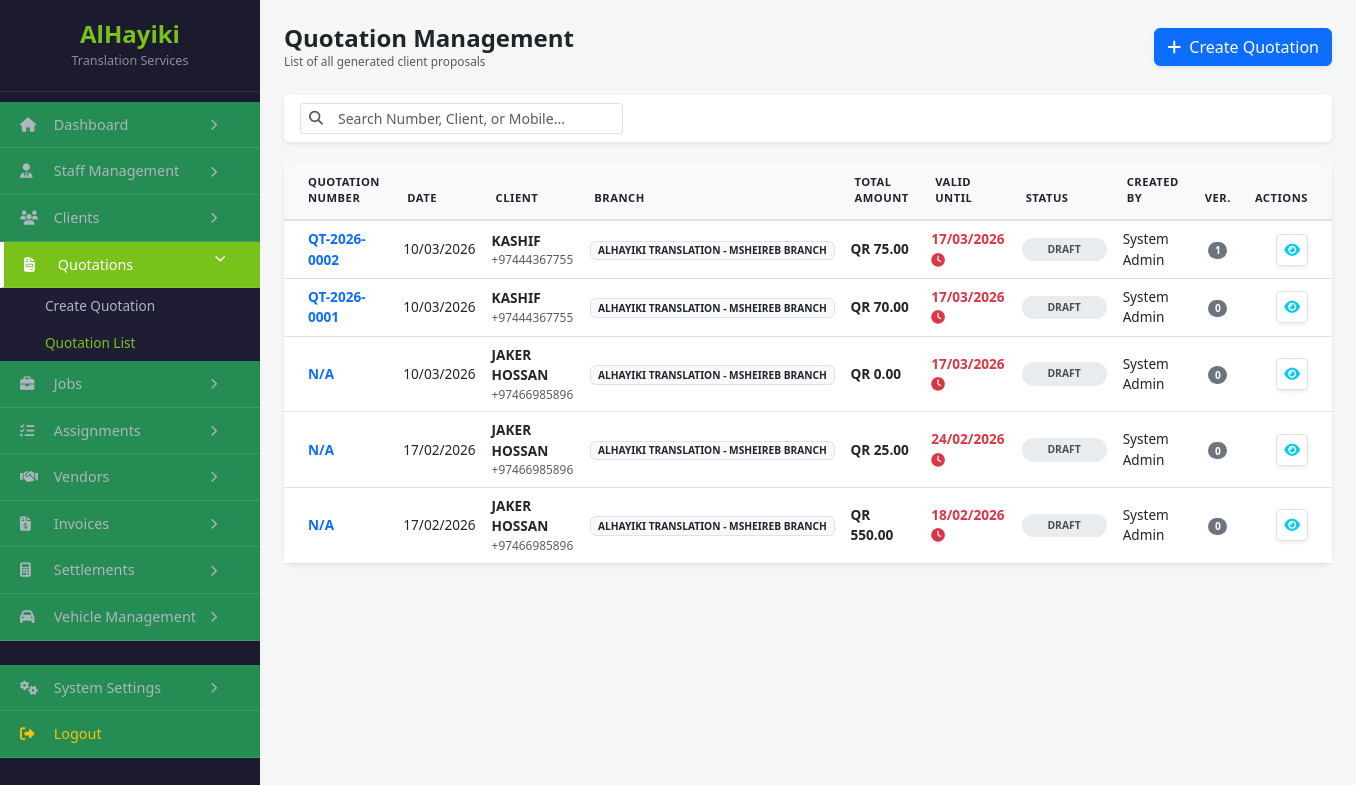
/manage_quotations.php (signed in), run on the app's committed database.
### tables this page shows
CREATE TABLE `quotations` (
  `id` int(11) NOT NULL,
  `quote_no` varchar(50) NOT NULL,
  `client_id` int(11) NOT NULL,
  `branch_id` int(11) DEFAULT 1,
  `receiving_method` varchar(50) DEFAULT 'Walk-in',
  `whatsapp_number_id` int(11) DEFAULT NULL,
  `client_ref` varchar(100) DEFAULT NULL,
  `quotation_for` text DEFAULT NULL,
  `valid_until` date DEFAULT NULL,
  `sub_total` decimal(15,2) DEFAULT 0.00,
  `discount` decimal(15,2) DEFAULT 0.00,
  `grand_total` decimal(15,2) DEFAULT 0.00,
  `deadline` datetime DEFAULT NULL,
  `delivery_info` text DEFAULT NULL,
  `additional_notes` text DEFAULT NULL,
  `payment_terms` text DEFAULT NULL,
  `status` enum('Draft','In Progress','Approved','Rejected','Converted','Cancelled') DEFAULT 'Draft',
  `created_by` int(11) NOT NULL,
  `created_at` datetime DEFAULT current_timestamp(),
  `updated_at` datetime DEFAULT NULL ON UPDATE current_timestamp()
);

CREATE TABLE `clients` (
  `id` int(11) NOT NULL,
  `client_type` enum('Individual','Company') NOT NULL,
  `name` varchar(150) NOT NULL,
  `nationality` varchar(100) DEFAULT NULL,
  `qid_passport` varchar(50) DEFAULT NULL,
  `gender` enum('Male','Female','Other') DEFAULT NULL,
  `company_name` varchar(150) DEFAULT NULL,
  `position` varchar(100) DEFAULT NULL,
  `contact_person` varchar(100) DEFAULT NULL,
  `cr_number` varchar(50) DEFAULT NULL,
  `cr_expiry` date DEFAULT NULL,
  `vat_number` varchar(50) DEFAULT NULL,
  `mobile_primary` varchar(20) NOT NULL,
  `mobile_secondary` varchar(20) DEFAULT NULL,
  `landline` varchar(20) DEFAULT NULL,
  `email` varchar(100) DEFAULT NULL,
  `last_job_date` datetime DEFAULT NULL,
  `website` varchar(255) DEFAULT NULL,
  `address` text DEFAULT NULL,
  `city` varchar(100) DEFAULT NULL,
  `country` varchar(100) DEFAULT 'Qatar',
  `requires_lpo` tinyint(1) DEFAULT 0,
  `has_contract` tinyint(1) DEFAULT 0,
  `contract_start` date DEFAULT NULL,
  `contract_expiry` date DEFAULT NULL,
  `contract_file_path` varchar(255) DEFAULT NULL,
  `delivery_prefs` set('Digital','Office_Collection','Client_Location','On_Request') DEFAULT NULL,
  `internal_notes` text DEFAULT NULL,
  `tags` varchar(255) DEFAULT NULL,
  `is_vip` tinyint(1) DEFAULT 0,
  `status` enum('Active','On Hold','Inactive') DEFAULT 'Active',
  `is_archived` tinyint(1) DEFAULT 0,
  `created_by` int(11) DEFAULT NULL,
  `branch_id` int(11) DEFAULT NULL,
  `is_active` tinyint(1) DEFAULT 1,
  `activity_level` enum('One-Time','Occasional','Regular','Frequent') DEFAULT 'One-Time'
);

CREATE TABLE `branches` (
  `id` int(11) NOT NULL,
  `name` varchar(100) NOT NULL,
  `branch_code` varchar(20) DEFAULT NULL,
  `is_main_branch` tinyint(1) DEFAULT 0,
  `parent_company` varchar(100) DEFAULT NULL,
  `status` enum('Active','Inactive') DEFAULT 'Active',
  `landline` varchar(20) DEFAULT NULL,
  `mobile_numbers` text DEFAULT NULL,
  `emails` text DEFAULT NULL,
  `website` varchar(100) DEFAULT NULL,
  `area` varchar(100) DEFAULT NULL,
  `street_name` varchar(100) DEFAULT NULL,
  `building_number` varchar(20) DEFAULT NULL,
  `zone_number` varchar(20) DEFAULT NULL,
  `city` varchar(50) DEFAULT NULL,
  `country` varchar(50) DEFAULT 'State of Qatar',
  `po_box` varchar(20) DEFAULT NULL,
  `kahramaa_number` varchar(50) DEFAULT NULL,
  `water_number` varchar(50) DEFAULT NULL,
  `google_maps_link` text DEFAULT NULL,
  `legal_documents` longtext DEFAULT NULL CHECK (json_valid(`legal_documents`)),
  `manager_id` int(11) DEFAULT NULL,
  `cr_number` varchar(50) DEFAULT NULL,
  `cr_issue_date` date DEFAULT NULL,
  `cr_expiry_date` date DEFAULT NULL,
  `license_number` varchar(50) DEFAULT NULL,
  `license_expiry_date` date DEFAULT NULL,
  `fire_safety_number` varchar(50) DEFAULT NULL,
  `fire_safety_expiry` date DEFAULT NULL,
  `computer_card_number` varchar(50) DEFAULT NULL,
  `computer_card_expiry` date DEFAULT NULL,
  `chamber_number` varchar(50) DEFAULT NULL,
  `chamber_expiry` date DEFAULT NULL,
  `lease_number` varchar(50) DEFAULT NULL,
  `lease_expiry` date DEFAULT NULL,
  `created_at` timestamp NOT NULL DEFAULT current_timestamp()
);

CREATE TABLE `users` (
  `id` int(11) NOT NULL,
  `staff_profile_id` int(11) DEFAULT NULL,
  `username` varchar(50) DEFAULT NULL,
  `password` varchar(255) DEFAULT NULL,
  `full_name` varchar(150) DEFAULT NULL,
  `role` varchar(255) DEFAULT NULL,
  `branch_id` int(11) DEFAULT NULL,
  `permissions` text DEFAULT NULL,
  `account_status` enum('Active','Locked') DEFAULT 'Active',
  `last_login` datetime DEFAULT NULL
);

### manage_quotations.php (the view, shortened to what this page needs)
<?php
include 'db.php';
$sql = "SELECT q.*,
        COALESCE(NULLIF(c.company_name, ''), c.name) AS client_name,
        c.mobile_primary,
        b.name as branch_name,
        u.full_name as creator_name,
        (SELECT COUNT(*) FROM quotation_versions qv WHERE qv.quote_id = q.id) as version_count
        FROM quotations q
        LEFT JOIN clients c ON q.client_id = c.id
        LEFT JOIN branches b ON q.branch_id = b.id
        LEFT JOIN users u ON q.created_by = u.id";
$sql .= " ORDER BY q.id DESC";
$quotations = $pdo->query($sql)->fetchAll();
?>
<!DOCTYPE html>
<html lang="en">
<head>
    <link href="https://cdn.jsdelivr.net/npm/bootstrap@5.3.0/dist/css/bootstrap.min.css" rel="stylesheet">
    <link rel="stylesheet" href="https://cdnjs.cloudflare.com/ajax/libs/font-awesome/6.4.0/css/all.min.css">
</head>
<body>
<div class="d-flex">
    <?php include 'sidebar.php'; ?>
    <div class="container-fluid p-4">
        <div class="d-flex justify-content-between align-items-center mb-4">
            <div>
                <h4 class="fw-bold mb-0">Quotation Management</h4>
                <p class="text-muted small mb-0">List of all generated client proposals</p>
            </div>
            <a href="add_quotation.php" class="btn btn-primary shadow-sm">
                <i class="fas fa-plus me-1"></i> Create Quotation
            </a>
        </div>
        <div class="card border-0 shadow-sm mb-3">
            <div class="card-body py-2">
                <div class="row align-items-center">
                    <div class="col-md-4">
                        <div class="input-group input-group-sm">
                            <span class="input-group-text bg-white border-end-0"><i class="fas fa-search text-muted"></i></span>
                            <input type="text" id="quoteSearch" class="form-control border-start-0" placeholder="Search Number, Client, or Mobile...">
                        </div>
                    </div>
                </div>
            </div>
        </div>
        <div class="table-card">
            <div class="table-responsive">
                <table class="table table-hover align-middle mb-0">
                    <thead>
                        <tr>
                            <th class="ps-4">Quotation Number</th>
                            <th>Date</th>
                            <th>Client</th>
                            <th>Branch</th>
                            <th>Total Amount</th>
                            <th>Valid Until</th>
                            <th>Status</th>
                            <th>Created By</th>
                            <th class="text-center">Ver.</th>
                            <th class="text-end pe-4">Actions</th>
                        </tr>
                    </thead>
                    <tbody id="quoteTableBody">
                        <?php if (empty($quotations)): ?>
                            <tr><td colspan="10" class="text-center py-5 text-muted">No quotations found.</td></tr>
                        <?php else: ?>
                            <?php foreach ($quotations as $q):
                                $isExpired = (strtotime($q['valid_until']) < time() && $q['status'] !== 'Converted');
                            ?>
                            <tr>
                                <td class="ps-4">
                                    <a href="view_quotation.php?id=<?= $q['id'] ?>" class="quote-link">
                                        <?= !empty($q['quote_no']) ? htmlspecialchars($q['quote_no']) : 'N/A' ?>
                                    </a>
                                </td>
                                <td><?= date('d/m/Y', strtotime($q['created_at'])) ?></td>
                                <td>
                                    <div class="fw-bold"><?= htmlspecialchars($q['client_name']) ?></div>
                                    <div class="small text-muted"><?= $q['mobile_primary'] ?></div>
                                </td>
                                <td><span class="badge bg-light text-dark border"><?= $q['branch_name'] ?></span></td>
                                <td class="fw-bold text-dark">QR <?= number_format($q['grand_total'], 2) ?></td>
                                <td>
                                    <span class="<?= $isExpired ? 'text-danger fw-bold' : '' ?>">
                                        <?= date('d/m/Y', strtotime($q['valid_until'])) ?>
                                        <?= $isExpired ? ' <i class="fas fa-clock"></i>' : '' ?>
                                    </span>
                                </td>
                                <td>
                                    <span class="status-badge bg-<?= strtolower($q['status']) ?>">
                                        <?= $q['status'] ?>
                                    </span>
                                </td>
                                <td><?= htmlspecialchars($q['creator_name']) ?></td>
                                <td class="text-center">
                                    <span class="badge rounded-pill bg-secondary"><?= $q['version_count'] ?></span>
                                </td>
                                <td class="text-end pe-4">
                                    <div class="btn-group shadow-sm">
                                        <a href="view_quotation.php?id=<?= $q['id'] ?>" class="btn btn-sm btn-white border btn-action" title="View Profile">
                                            <i class="fas fa-eye text-info"></i>
                                        </a>
                                    </div>
                                </td>
                            </tr>
                            <?php endforeach; ?>
                        <?php endif; ?>
                    </tbody>
                </table>
            </div>
        </div>
    </div>
</div>
</body>
</html>

### manage_quotations.php (style rules this page uses)
body { background-color: #f4f7f6; font-family: 'Segoe UI', sans-serif; font-size: 0.85rem; }
.table-card { border-radius: 12px; border: none; box-shadow: 0 0.125rem 0.25rem rgba(0, 0, 0, 0.075); background: #fff; margin-top: 20px; }
.table thead th { background: #f8f9fa; text-transform: uppercase; font-size: 0.7rem; letter-spacing: 0.5px; padding: 12px; border-bottom: 2px solid #dee2e6; }
.status-badge { width: 85px; font-size: 0.65rem; font-weight: 600; text-transform: uppercase; padding: 4px 0; border-radius: 50px; display: inline-block; text-align: center; }
.bg-draft { background-color: #e9ecef; color: #495057; }
.btn-action { width: 32px; height: 32px; display: inline-flex; align-items: center; justify-content: center; padding: 0; }
.quote-link { text-decoration: none; font-weight: bold; color: #0d6efd; }

### data on the page
quotations: quote_no "QT-2026-0002", created_at "10/03/2026", client_name "KASHIF", client.mobile_primary "+97444367755", branch.name "ALHAYIKI TRANSLATION - MSHEIREB BRANCH", grand_total "75.00", valid_until "17/03/2026", status "DRAFT", users.full_name "System Admin", version_count "1"
quotations: quote_no "QT-2026-0001", created_at "10/03/2026", client_name "KASHIF", client.mobile_primary "+97444367755", branch.name "ALHAYIKI TRANSLATION - MSHEIREB BRANCH", grand_total "70.00", valid_until "17/03/2026", status "DRAFT", users.full_name "System Admin", version_count "0"
quotations: quote_no "N/A", created_at "10/03/2026", client_name "JAKER HOSSAN", client.mobile_primary "+97466985896", branch.name "ALHAYIKI TRANSLATION - MSHEIREB BRANCH", grand_total "0.00", valid_until "17/03/2026", status "DRAFT", users.full_name "System Admin", version_count "0"
quotations: quote_no "N/A", created_at "17/02/2026", client_name "JAKER HOSSAN", client.mobile_primary "+97466985896", branch.name "ALHAYIKI TRANSLATION - MSHEIREB BRANCH", grand_total "25.00", valid_until "24/02/2026", status "DRAFT", users.full_name "System Admin", version_count "0"
quotations: quote_no "N/A", created_at "17/02/2026", client_name "JAKER HOSSAN", client.mobile_primary "+97466985896", branch.name "ALHAYIKI TRANSLATION - MSHEIREB BRANCH", grand_total "550.00", valid_until "18/02/2026", status "DRAFT", users.full_name "System Admin", version_count "0"
